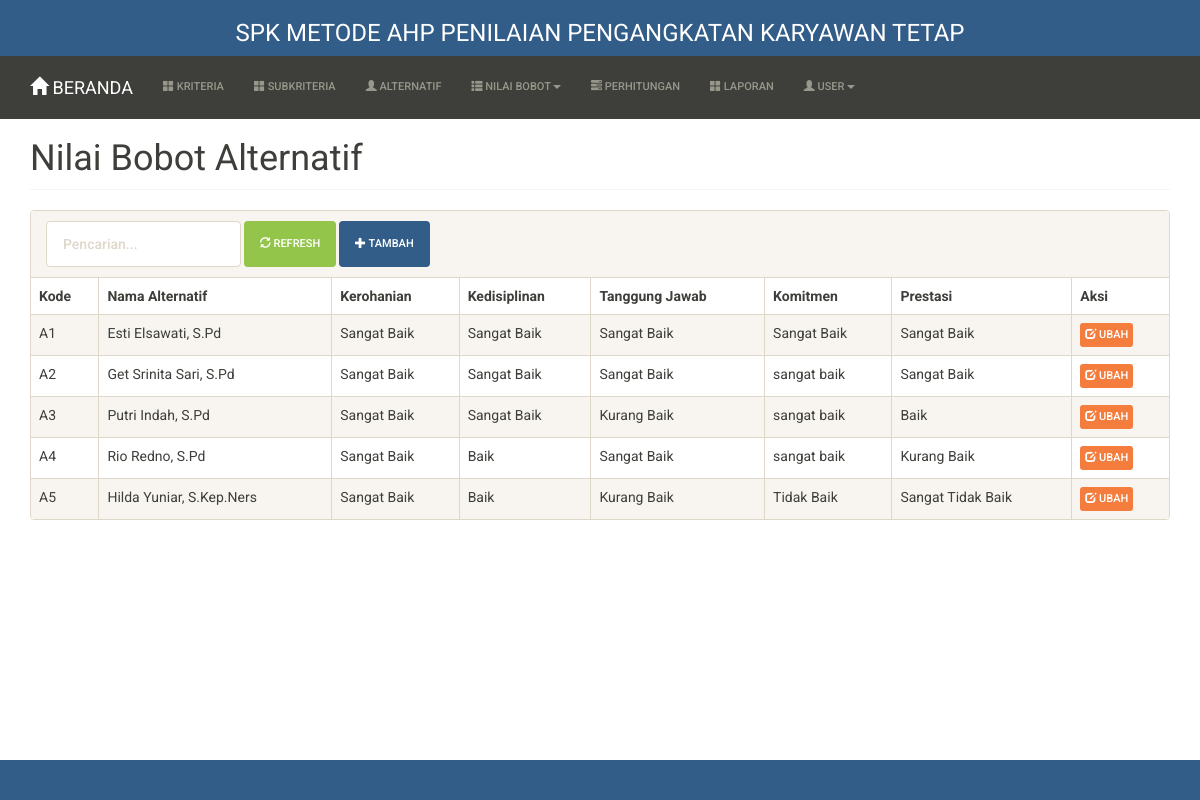
The page /index.php?m=rel_alternatif (signed in) on the database its author committed.
### tables this page shows
CREATE TABLE `tb_sub` (
  `kode_sub` varchar(255) NOT NULL,
  `kode_kriteria` varchar(255) DEFAULT NULL,
  `nama_sub` varchar(255) DEFAULT NULL,
  `nilai_sub` double DEFAULT NULL
);

### config.php (called while the page is built)
<?php
$config["server"] = 'localhost';
$config["username"] = 'root';
$config["password"] = '';
$config["database_name"] = 'dewi';

### functions.php (called while the page is built, shortened)
<?php
include 'config.php';
include 'includes/db.php';
$db = new DB($config['server'], $config['username'], $config['password'], $config['database_name']);
include 'includes/general.php';
$rows = $db->get_results("SELECT kode_alternatif, nama_alternatif FROM tb_alternatif ORDER BY kode_alternatif");
foreach ($rows as $row) {
    $ALTERNATIF[$row->kode_alternatif] = $row->nama_alternatif;
}
$rows = $db->get_results("SELECT kode_kriteria, nama_kriteria FROM tb_kriteria ORDER BY kode_kriteria");
foreach ($rows as $row) {
    $KRITERIA[$row->kode_kriteria] = $row->nama_kriteria;
}
$rows = $db->get_results("SELECT * FROM tb_sub ORDER BY kode_sub");
foreach ($rows as $row) {
    $SUB[$row->kode_sub] = array(
        'nama' => $row->nama_sub,
        'kode_kriteria' => $row->kode_kriteria,
        'nilai_sub' => $row->nilai_sub,
    );
}
function get_rel_alternatif($kriteria = '')
{
    global $db;
    $rows = $db->get_results("SELECT
       a.kode_alternatif, ra.kode_kriteria, s.kode_sub
       FROM tb_rel_alternatif ra
       INNER JOIN tb_alternatif a ON a.kode_alternatif = ra.kode_alternatif
       LEFT JOIN tb_sub s ON s.kode_sub=ra.kode_sub
       WHERE nama_alternatif LIKE '%" . esc_field(isset($_GET['q']) ? $_GET['q'] : '') . "%'
       ORDER BY kode_alternatif, ra.kode_kriteria");
    $arr = [];
    foreach ($rows as $row) {
        $arr[$row->kode_alternatif][$row->kode_kriteria]  = $row->kode_sub;
    }
    return $arr;
}

### includes/db.php (called while the page is built, shortened)
<?php
class DB
{
    var $conn = null;
    public function __construct($host, $username, $passwd, $dbname)
    {
        $this->conn = mysqli_connect($host, $username, $passwd, $dbname);
    }
    public function query($sql)
    {
        $query = mysqli_query($this->conn, $sql) or die('<pre>Error mysqli_query: ' . mysqli_error($this->conn) . '<br />' . $sql . '</pre>');
        return $query;
    }
    public function get_results($sql)
    {
        $query = $this->query($sql);
        $arr = [];
        while ($row = mysqli_fetch_object($query)) {
            $arr[] = $row;
        }
        return $arr;
    }
}

### includes/general.php (called while the page is built, shortened)
<?php
function esc_field($str)
{
    return htmlspecialchars($str, ENT_QUOTES, 'UTF-8');
}

### rel_alternatif.php (the view, shortened to what this page needs)
<div class="page-header">
    <h1>Nilai Bobot Alternatif</h1>
</div>
<div class="panel panel-default">
    <div class="panel-heading">
        <form class="form-inline">
            <div class="form-group">
                <input class="form-control" type="text" name="q" value="<?= isset($_GET['q']) ? $_GET['q'] : '' ?>" placeholder="Pencarian..." />
            </div>
            <div class="form-group">
                <button class="btn btn-success"><span class="glyphicon glyphicon-refresh"></span> Refresh</button>
            </div>
            <div class="form-group">
                <a class="btn btn-primary" href="?m=alternatif_tambah"><span class="glyphicon glyphicon-plus"></span> Tambah</a>
            </div>
        </form>
    </div>
    <div class="table-responsive">
        <table class="table table-bordered table-hover table-striped">
            <thead>
                <tr>
                    <th>Kode</th>
                    <th>Nama Alternatif</th>
                    <?php foreach ($KRITERIA as $key => $val) : ?>
                        <th><?= $val ?></th>
                    <?php endforeach ?>
                    <th>Aksi</th>
                </tr>
            </thead>
            <?php
            $data = get_rel_alternatif();
            foreach ($data as $key => $val) : ?>
                <tr>
                    <td><?= $key ?></td>
                    <td><?= $ALTERNATIF[$key] ?></td>
                    <?php foreach ($val as $k => $v) : ?>
                        <td><?= $SUB[$v]['nama'] ?></td>
                    <?php endforeach ?>
                    <td>
                        <a class="btn btn-xs btn-warning" href="?m=rel_alternatif_ubah&ID=<?= $key ?>"><span class="glyphicon glyphicon-edit"></span> Ubah</a>
                    </td>
                </tr>
            <?php endforeach ?>
        </table>
    </div>
</div>

### assets/css/general.css (style rules this page uses)
html { position: relative; min-height: 100%; }
body { margin-bottom: 70px; }
.page-header { margin-top: 0; padding-bottom: 0; }
.page-header h1 { margin-top: 0; }

### rows shown on the page
tb_sub: nama_sub "Sangat Baik"
tb_sub: nama_sub "Sangat Baik"
tb_sub: nama_sub "Sangat Baik"
tb_sub: nama_sub "Sangat Baik"
tb_sub: nama_sub "Sangat Baik"
tb_sub: nama_sub "sangat baik"
tb_sub: nama_sub "Kurang Baik"
tb_sub: nama_sub "Baik"
tb_sub: nama_sub "Baik"
tb_sub: nama_sub "Kurang Baik"
tb_sub: nama_sub "Tidak Baik"
tb_sub: nama_sub "Sangat Tidak Baik"

### other values the page prints
$val "Kerohanian"
$val "Kedisiplinan"
$val "Tanggung Jawab"
$val "Komitmen"
$val "Prestasi"
$key "A1"
$ALTERNATIF[$key] "Esti Elsawati, S.Pd"
$key "A2"
$ALTERNATIF[$key] "Get Srinita Sari, S.Pd"
$key "A3"
$ALTERNATIF[$key] "Putri Indah, S.Pd"
$key "A4"
$ALTERNATIF[$key] "Rio Redno, S.Pd"
$key "A5"
$ALTERNATIF[$key] "Hilda Yuniar, S.Kep.Ners"
